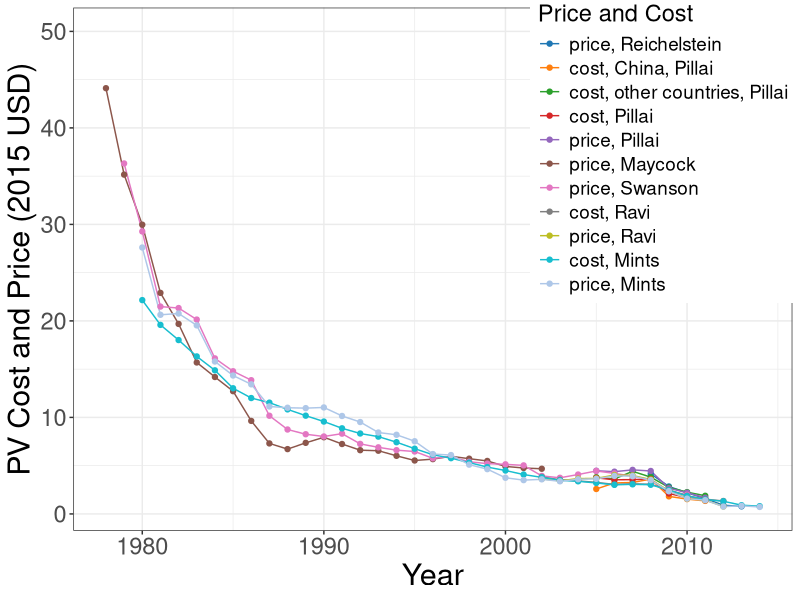

The R source for this figure:
# ----
library(ggplot2)
library(readxl)
library(reshape2)
library(ggsci)

#Set parameters for graphics
axislabelsize <- 1.5
labelsize <- 1.2
graphlinewidth <- 2
segmentlinewidth <- 1.5

# ----
# pull in data
# ----
PV_mod <- read_excel("firmmarketsupply/PV_module _data.xlsx", 
                     range = "A1:L41")

PV <- reshape2::melt(as.data.frame(PV_mod), id="Year")

#PV <- PV %>% separate(col = variable, into = c("variable", "country"), sep = ",")
# ----
# graph
# ----
PV$variable = factor(PV$variable)

pv_plot <-  ggplot(data = PV, aes(x=Year, y=value, group=variable, color = variable)) +
  geom_line() +
  geom_point() +
  xlim(1978, NA) +
  ylim(NA, 50) +
  labs(color = "Price and Cost", x = "Year", y = "PV Cost and Price (2015 USD)") +
  theme_bw() +
  theme(axis.text=element_text(size=17),
        axis.title=element_text(size=22),
        legend.position = c(0.82, 0.73),
        text = element_text(size=17)) +
  scale_color_d3(palette = "category20") 

# ----
#Save plot to PDF
# ----
ggsave(pv_plot, filename = "PV_Module.pdf", 
       path = "firmmarketsupply",
       width = 9, height = 7, units = "in")
# ----
